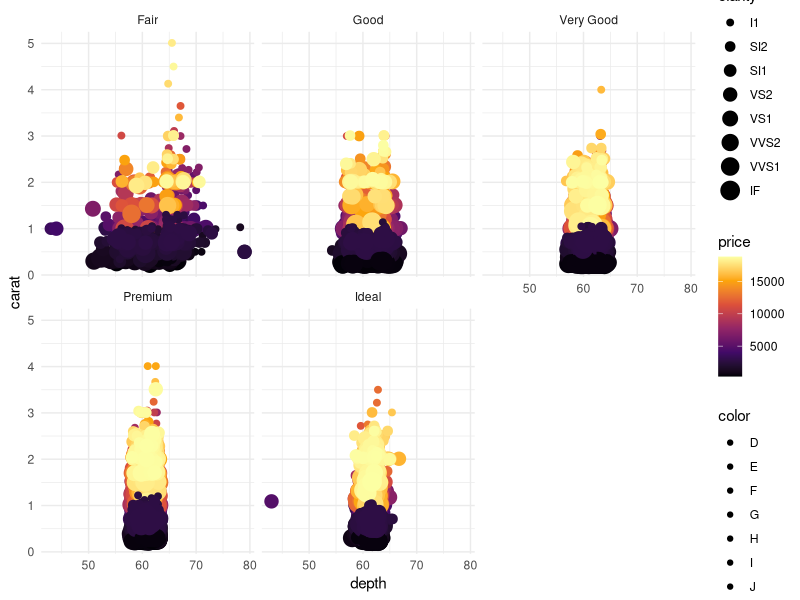

Recreate this plot in R.
## ---- chunk 1
knitr::opts_chunk$set(echo = TRUE)
## ---- chunk 2
collatz <- function(input,step = 0 , stop = FALSE ){
#runs the Collatz Conjecture until input equals 1
while(stop == FALSE )
  {
    #stops loop and returns the stopping number
    if(input == 1 ){
      stop == TRUE
      return(step)
    }
    else{
      #even function
      if(input%%2 == 0 ){
        place <- input/2
      }
      else{
        #odd function
        place <- 3 * input + 1
      }
      #increments step
      step <- step + 1
      #moves result to input to repeat the loop
      input <- place
    }
  }
}
collatz(input = 2)
collatz(input = 3)
collatz(input = 4)
collatz(input = 5)

## ---- chunk 3
library(ggplot2)
ggplot(diamonds) +
# x = depth
# y = carat
# color = price
# size = clairity
# grouped by cut
aes(x = depth, y = carat, fill = color, colour = price, size = clarity, group = table) +
geom_point(shape = "circle") +
scale_fill_viridis_d(option = "inferno", direction = 1) +
scale_color_viridis_c(option = "inferno",
direction = 1) +
theme_minimal() +
facet_wrap(vars(cut))
## ---- chunk 4
library(dplyr)
library(ggplot2)
library(tidyverse)

diamondsY <- diamonds %>%
as.data.frame() %>%
subset(select = c(cut,y)) %>%
group_by(cut) %>%
#grouped by cut and describes width
#includes count, quintiles, mean and standard deviation
summarize(count = n(), minimum = min(y), firstQuintile = quantile(y, .2), secondQuintile = quantile(y, .4),, median = median(y), thirdQuintile = quantile(y, .6), fourthQuintile = quantile(y, .8), maximum = max(y), "arithmetic mean" = mean(y), "arithmetic standard deviation" = sd(y))
diamondsY
